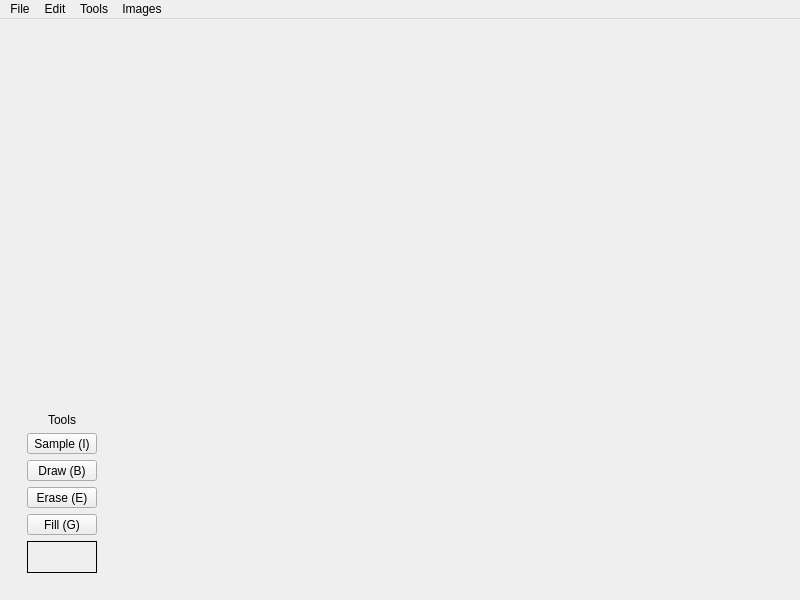
<?xml version="1.0" encoding="UTF-8"?>
<ui version="4.0">
 <class>ManualRecolorTool</class>
 <widget class="QMainWindow" name="ManualRecolorTool">
  <property name="geometry">
   <rect>
    <x>0</x>
    <y>0</y>
    <width>800</width>
    <height>600</height>
   </rect>
  </property>
  <property name="windowTitle">
   <string>Manual Recolor Tool</string>
  </property>
  <widget class="QWidget" name="centralwidget">
   <layout class="QVBoxLayout" name="verticalLayout">
    <item>
     <layout class="QHBoxLayout" name="horizontalLayout">
      <item>
       <widget class="ImageViewer" name="originalImageViewer" native="true"/>
      </item>
      <item>
       <widget class="ImageViewer" name="recolorImageViewer" native="true"/>
      </item>
     </layout>
    </item>
    <item>
     <widget class="QWidget" name="widget" native="true">
      <property name="sizePolicy">
       <sizepolicy hsizetype="Preferred" vsizetype="Maximum">
        <horstretch>0</horstretch>
        <verstretch>0</verstretch>
       </sizepolicy>
      </property>
      <layout class="QHBoxLayout" name="horizontalLayout_2">
       <item>
        <widget class="QWidget" name="toolPalette" native="true">
         <property name="sizePolicy">
          <sizepolicy hsizetype="Maximum" vsizetype="Maximum">
           <horstretch>0</horstretch>
           <verstretch>0</verstretch>
          </sizepolicy>
         </property>
         <layout class="QVBoxLayout" name="verticalLayout_2">
          <item>
           <widget class="QLabel" name="label">
            <property name="text">
             <string>Tools</string>
            </property>
            <property name="alignment">
             <set>Qt::AlignCenter</set>
            </property>
           </widget>
          </item>
          <item>
           <widget class="QToolButton" name="sampleButton">
            <property name="sizePolicy">
             <sizepolicy hsizetype="Minimum" vsizetype="Fixed">
              <horstretch>0</horstretch>
              <verstretch>0</verstretch>
             </sizepolicy>
            </property>
            <property name="text">
             <string>Sample (I)</string>
            </property>
            <property name="checkable">
             <bool>true</bool>
            </property>
           </widget>
          </item>
          <item>
           <widget class="QToolButton" name="drawButton">
            <property name="sizePolicy">
             <sizepolicy hsizetype="Minimum" vsizetype="Fixed">
              <horstretch>0</horstretch>
              <verstretch>0</verstretch>
             </sizepolicy>
            </property>
            <property name="text">
             <string>Draw (B)</string>
            </property>
            <property name="checkable">
             <bool>true</bool>
            </property>
           </widget>
          </item>
          <item>
           <widget class="QToolButton" name="eraseButton">
            <property name="sizePolicy">
             <sizepolicy hsizetype="Minimum" vsizetype="Fixed">
              <horstretch>0</horstretch>
              <verstretch>0</verstretch>
             </sizepolicy>
            </property>
            <property name="text">
             <string>Erase (E)</string>
            </property>
            <property name="checkable">
             <bool>true</bool>
            </property>
           </widget>
          </item>
          <item>
           <widget class="QToolButton" name="fillButton">
            <property name="sizePolicy">
             <sizepolicy hsizetype="Minimum" vsizetype="Fixed">
              <horstretch>0</horstretch>
              <verstretch>0</verstretch>
             </sizepolicy>
            </property>
            <property name="text">
             <string>Fill (G)</string>
            </property>
            <property name="checkable">
             <bool>true</bool>
            </property>
           </widget>
          </item>
          <item>
           <widget class="ClickableSwatch" name="selectedColorSwatch">
            <property name="sizePolicy">
             <sizepolicy hsizetype="Preferred" vsizetype="Preferred">
              <horstretch>0</horstretch>
              <verstretch>0</verstretch>
             </sizepolicy>
            </property>
            <property name="minimumSize">
             <size>
              <width>0</width>
              <height>32</height>
             </size>
            </property>
            <property name="frameShape">
             <enum>QFrame::Box</enum>
            </property>
           </widget>
          </item>
         </layout>
        </widget>
       </item>
       <item>
        <widget class="ImageViewer" name="originalPalette" native="true"/>
       </item>
       <item>
        <widget class="ImageViewer" name="recolorPalette" native="true"/>
       </item>
      </layout>
     </widget>
    </item>
   </layout>
  </widget>
  <widget class="QMenuBar" name="menubar">
   <property name="geometry">
    <rect>
     <x>0</x>
     <y>0</y>
     <width>800</width>
     <height>21</height>
    </rect>
   </property>
   <widget class="QMenu" name="menuFile">
    <property name="title">
     <string>File</string>
    </property>
    <addaction name="actionOpen_Recolor_Palette"/>
    <addaction name="actionSave_Recolor_Palette"/>
   </widget>
   <widget class="QMenu" name="menuImages">
    <property name="title">
     <string>Images</string>
    </property>
    <addaction name="actionNo_Images_Loaded"/>
   </widget>
   <widget class="QMenu" name="menuTools">
    <property name="title">
     <string>Tools</string>
    </property>
    <addaction name="actionSample"/>
    <addaction name="actionDraw"/>
    <addaction name="actionErase"/>
    <addaction name="actionFill"/>
    <addaction name="actionColor"/>
   </widget>
   <widget class="QMenu" name="menuEdit">
    <property name="title">
     <string>Edit</string>
    </property>
    <addaction name="actionUndo"/>
    <addaction name="actionRedo"/>
   </widget>
   <addaction name="menuFile"/>
   <addaction name="menuEdit"/>
   <addaction name="menuTools"/>
   <addaction name="menuImages"/>
  </widget>
  <action name="actionSave_Recolor_Palette">
   <property name="text">
    <string>Save Recolor Palette...</string>
   </property>
  </action>
  <action name="actionOpen_Recolor_Palette">
   <property name="text">
    <string>Open Recolor Palette...</string>
   </property>
  </action>
  <action name="actionNo_Images_Loaded">
   <property name="enabled">
    <bool>false</bool>
   </property>
   <property name="text">
    <string>No Images Loaded</string>
   </property>
  </action>
  <action name="actionDraw">
   <property name="checkable">
    <bool>true</bool>
   </property>
   <property name="text">
    <string>Draw</string>
   </property>
   <property name="shortcut">
    <string>B</string>
   </property>
  </action>
  <action name="actionSample">
   <property name="checkable">
    <bool>true</bool>
   </property>
   <property name="text">
    <string>Sample</string>
   </property>
   <property name="shortcut">
    <string>I</string>
   </property>
  </action>
  <action name="actionErase">
   <property name="checkable">
    <bool>true</bool>
   </property>
   <property name="text">
    <string>Erase</string>
   </property>
   <property name="shortcut">
    <string>E</string>
   </property>
  </action>
  <action name="actionFill">
   <property name="checkable">
    <bool>true</bool>
   </property>
   <property name="text">
    <string>Fill</string>
   </property>
   <property name="shortcut">
    <string>G</string>
   </property>
  </action>
  <action name="actionColor">
   <property name="text">
    <string>Draw Color...</string>
   </property>
   <property name="shortcut">
    <string>C</string>
   </property>
  </action>
  <action name="actionUndo">
   <property name="text">
    <string>Undo</string>
   </property>
   <property name="shortcut">
    <string>Ctrl+Z</string>
   </property>
  </action>
  <action name="actionRedo">
   <property name="text">
    <string>Redo</string>
   </property>
   <property name="shortcut">
    <string>Ctrl+Shift+Z</string>
   </property>
  </action>
 </widget>
 <customwidgets>
  <customwidget>
   <class>ImageViewer</class>
   <extends>QWidget</extends>
   <header>imageviewer.h</header>
   <container>1</container>
  </customwidget>
  <customwidget>
   <class>ClickableSwatch</class>
   <extends>QFrame</extends>
   <header>clickableswatch.h</header>
   <container>1</container>
  </customwidget>
 </customwidgets>
 <resources/>
 <connections>
  <connection>
   <sender>drawButton</sender>
   <signal>clicked()</signal>
   <receiver>actionDraw</receiver>
   <slot>trigger()</slot>
   <hints>
    <hint type="sourcelabel">
     <x>66</x>
     <y>475</y>
    </hint>
    <hint type="destinationlabel">
     <x>-1</x>
     <y>-1</y>
    </hint>
   </hints>
  </connection>
  <connection>
   <sender>sampleButton</sender>
   <signal>clicked()</signal>
   <receiver>actionSample</receiver>
   <slot>trigger()</slot>
   <hints>
    <hint type="sourcelabel">
     <x>66</x>
     <y>500</y>
    </hint>
    <hint type="destinationlabel">
     <x>-1</x>
     <y>-1</y>
    </hint>
   </hints>
  </connection>
  <connection>
   <sender>eraseButton</sender>
   <signal>clicked()</signal>
   <receiver>actionErase</receiver>
   <slot>trigger()</slot>
   <hints>
    <hint type="sourcelabel">
     <x>66</x>
     <y>525</y>
    </hint>
    <hint type="destinationlabel">
     <x>-1</x>
     <y>-1</y>
    </hint>
   </hints>
  </connection>
  <connection>
   <sender>fillButton</sender>
   <signal>clicked()</signal>
   <receiver>actionFill</receiver>
   <slot>trigger()</slot>
   <hints>
    <hint type="sourcelabel">
     <x>59</x>
     <y>525</y>
    </hint>
    <hint type="destinationlabel">
     <x>-1</x>
     <y>-1</y>
    </hint>
   </hints>
  </connection>
 </connections>
</ui>
